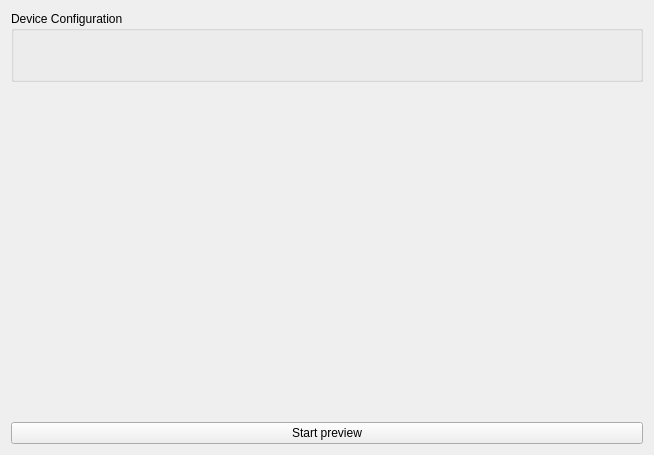
<?xml version="1.0" encoding="UTF-8"?>
<ui version="4.0">
 <class>DlgVideoBase</class>
 <widget class="QWidget" name="DlgVideoBase">
  <property name="geometry">
   <rect>
    <x>0</x>
    <y>0</y>
    <width>654</width>
    <height>455</height>
   </rect>
  </property>
  <property name="windowTitle">
   <string>Video settings</string>
  </property>
  <layout class="QVBoxLayout" name="verticalLayout">
   <item>
    <layout class="QHBoxLayout" name="horizontalLayout_2"/>
   </item>
   <item>
    <widget class="QGroupBox" name="m_pConfGB">
     <property name="title">
      <string>Device Configuration</string>
     </property>
     <layout class="QGridLayout" name="gridLayout">
      <item row="0" column="0">
       <widget class="VideoSettings" name="m_pVideoSettings" native="true">
        <property name="minimumSize">
         <size>
          <width>0</width>
          <height>30</height>
         </size>
        </property>
       </widget>
      </item>
     </layout>
    </widget>
   </item>
   <item>
    <widget class="VideoWidget" name="m_pPreviewGV" native="true">
     <property name="sizePolicy">
      <sizepolicy hsizetype="Expanding" vsizetype="Expanding">
       <horstretch>0</horstretch>
       <verstretch>0</verstretch>
      </sizepolicy>
     </property>
     <property name="minimumSize">
      <size>
       <width>40</width>
       <height>40</height>
      </size>
     </property>
    </widget>
   </item>
   <item>
    <widget class="QPushButton" name="m_pPreviewPB">
     <property name="text">
      <string>Start preview</string>
     </property>
    </widget>
   </item>
  </layout>
 </widget>
 <customwidgets>
  <customwidget>
   <class>VideoWidget</class>
   <extends>QWidget</extends>
   <header>widgets/videowidget.h</header>
   <container>1</container>
  </customwidget>
  <customwidget>
   <class>VideoSettings</class>
   <extends>QWidget</extends>
   <header>widgets/videosettings.h</header>
   <container>1</container>
   <slots>
    <signal>settingsChanged()</signal>
   </slots>
  </customwidget>
 </customwidgets>
 <resources/>
 <connections>
  <connection>
   <sender>m_pVideoSettings</sender>
   <signal>settingsChanged()</signal>
   <receiver>DlgVideoBase</receiver>
   <slot>slotSettingsChanged()</slot>
   <hints>
    <hint type="sourcelabel">
     <x>45</x>
     <y>92</y>
    </hint>
    <hint type="destinationlabel">
     <x>1</x>
     <y>147</y>
    </hint>
   </hints>
  </connection>
 </connections>
 <slots>
  <slot>slotSettingsChanged()</slot>
 </slots>
</ui>
